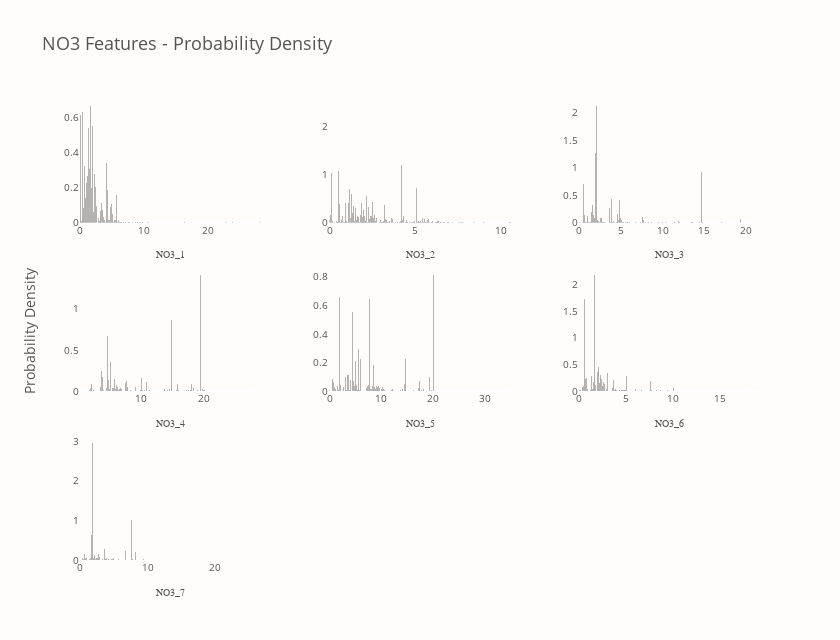

Here is the notebook cell this chart was saved with:
### Code cell
no3_group = "NO3"
no3_vars = train.columns[train.columns.str.startswith(no3_group)]

fig = draw_dist_for_group(no3_group, no3_vars)
fig.show()

### Figure 1 — Plotly figure (JSON) as saved in the notebook; plotly's stock layout.template omitted (floating-point values rounded to 4 significant figures; data arrays with more than 128 entries replaced by an {"elided": "..."} marker saying what was removed)
{"data": [{"marker": {"color": "#6B6A6A", "line": {"width": 0}}, "name": "NO3_1", "opacity": 0.5, "showlegend": false, "type": "bar", "x": {"elided": "201 float values"}, "xaxis": "x", "y": {"elided": "200 float values"}, "yaxis": "y"}, {"marker": {"color": "#6B6A6A", "line": {"width": 0}}, "name": "NO3_2", "opacity": 0.5, "showlegend": false, "type": "bar", "x": {"elided": "201 float values"}, "xaxis": "x2", "y": {"elided": "200 float values"}, "yaxis": "y2"}, {"marker": {"color": "#6B6A6A", "line": {"width": 0}}, "name": "NO3_3", "opacity": 0.5, "showlegend": false, "type": "bar", "x": {"elided": "201 float values"}, "xaxis": "x3", "y": {"elided": "200 float values"}, "yaxis": "y3"}, {"marker": {"color": "#6B6A6A", "line": {"width": 0}}, "name": "NO3_4", "opacity": 0.5, "showlegend": false, "type": "bar", "x": {"elided": "201 float values"}, "xaxis": "x4", "y": {"elided": "200 float values"}, "yaxis": "y4"}, {"marker": {"color": "#6B6A6A", "line": {"width": 0}}, "name": "NO3_5", "opacity": 0.5, "showlegend": false, "type": "bar", "x": {"elided": "201 float values"}, "xaxis": "x5", "y": {"elided": "200 float values"}, "yaxis": "y5"}, {"marker": {"color": "#6B6A6A", "line": {"width": 0}}, "name": "NO3_6", "opacity": 0.5, "showlegend": false, "type": "bar", "x": {"elided": "201 float values"}, "xaxis": "x6", "y": {"elided": "200 float values"}, "yaxis": "y6"}, {"marker": {"color": "#6B6A6A", "line": {"width": 0}}, "name": "NO3_7", "opacity": 0.5, "showlegend": false, "type": "bar", "x": {"elided": "201 float values"}, "xaxis": "x7", "y": {"elided": "200 float values"}, "yaxis": "y7"}], "layout": {"annotations": [{"font": {"size": 14}, "showarrow": false, "text": "Probability Density", "textangle": -90, "x": 0, "xanchor": "right", "xref": "paper", "xshift": -40, "y": 0.5, "yanchor": "middle", "yref": "paper"}], "bargap": 0, "font": {"color": "#545454"}, "height": 640, "paper_bgcolor": "#FFFCFA", "plot_bgcolor": "#FFFCFA", "title": {"font": {"size": 18}, "text": "NO3 Features - Probability Density"}, "width": 840, "xaxis": {"anchor": "y", "domain": [0, 0.2667], "showgrid": false, "tickfont": {"size": 10}, "title": {"font": {"family": "Arial Black", "size": 10}, "text": "NO3_1"}}, "xaxis2": {"anchor": "y2", "domain": [0.3667, 0.6333], "showgrid": false, "tickfont": {"size": 10}, "title": {"font": {"family": "Arial Black", "size": 10}, "text": "NO3_2"}}, "xaxis3": {"anchor": "y3", "domain": [0.7333, 1], "showgrid": false, "tickfont": {"size": 10}, "title": {"font": {"family": "Arial Black", "size": 10}, "text": "NO3_3"}}, "xaxis4": {"anchor": "y4", "domain": [0, 0.2667], "showgrid": false, "tickfont": {"size": 10}, "title": {"font": {"family": "Arial Black", "size": 10}, "text": "NO3_4"}}, "xaxis5": {"anchor": "y5", "domain": [0.3667, 0.6333], "showgrid": false, "tickfont": {"size": 10}, "title": {"font": {"family": "Arial Black", "size": 10}, "text": "NO3_5"}}, "xaxis6": {"anchor": "y6", "domain": [0.7333, 1], "showgrid": false, "tickfont": {"size": 10}, "title": {"font": {"family": "Arial Black", "size": 10}, "text": "NO3_6"}}, "xaxis7": {"anchor": "y7", "domain": [0, 0.2667], "showgrid": false, "tickfont": {"size": 10}, "title": {"font": {"family": "Arial Black", "size": 10}, "text": "NO3_7"}}, "xaxis8": {"anchor": "y8", "domain": [0.3667, 0.6333]}, "xaxis9": {"anchor": "y9", "domain": [0.7333, 1]}, "yaxis": {"anchor": "x", "domain": [0.7333, 1], "showgrid": false, "tickfont": {"size": 10}}, "yaxis2": {"anchor": "x2", "domain": [0.7333, 1], "showgrid": false, "tickfont": {"size": 10}}, "yaxis3": {"anchor": "x3", "domain": [0.7333, 1], "showgrid": false, "tickfont": {"size": 10}}, "yaxis4": {"anchor": "x4", "domain": [0.3667, 0.6333], "showgrid": false, "tickfont": {"size": 10}}, "yaxis5": {"anchor": "x5", "domain": [0.3667, 0.6333], "showgrid": false, "tickfont": {"size": 10}}, "yaxis6": {"anchor": "x6", "domain": [0.3667, 0.6333], "showgrid": false, "tickfont": {"size": 10}}, "yaxis7": {"anchor": "x7", "domain": [0, 0.2667], "showgrid": false, "tickfont": {"size": 10}}, "yaxis8": {"anchor": "x8", "domain": [0, 0.2667]}, "yaxis9": {"anchor": "x9", "domain": [0, 0.2667]}}}
